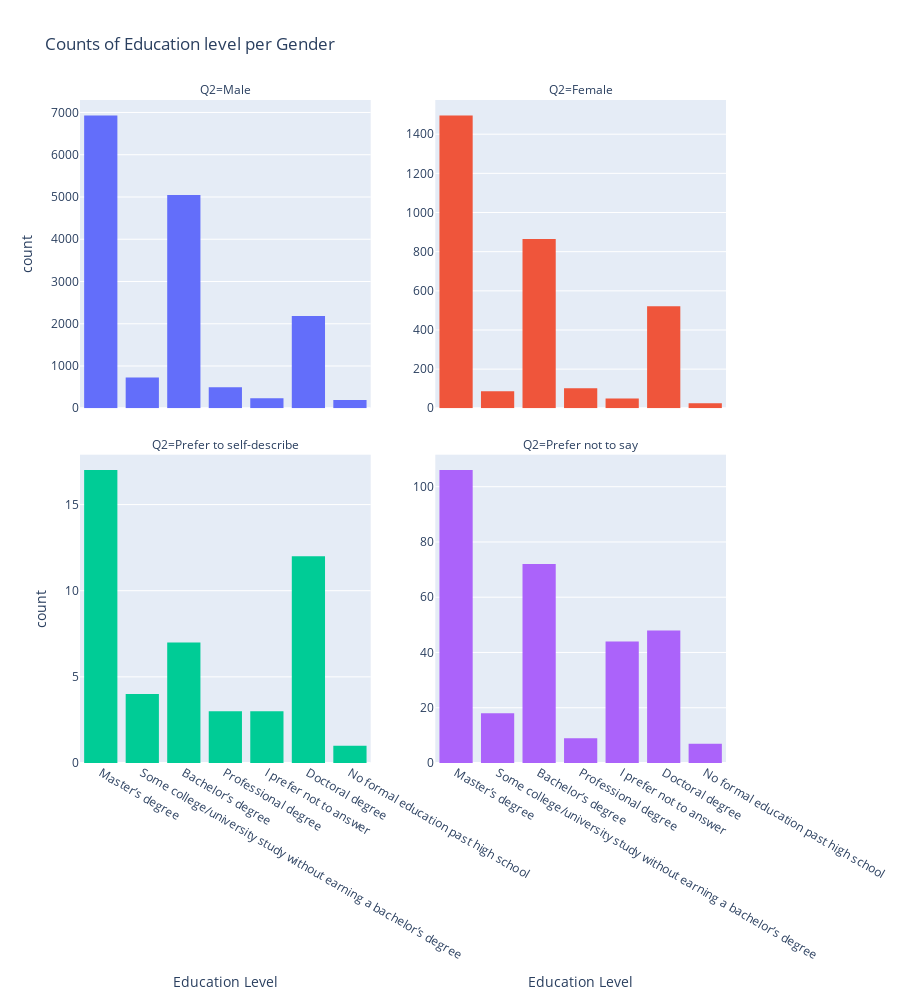

The notebook cell this image was saved under:
### Markdown cell above
Let's create another diagram showing the same information but across 4 different plots

### Code cell
fig = px.histogram(df, "Q4", 
                   facet_col="Q2", 
                   color="Q2",
                   title="Counts of Education level per Gender",
                   labels={"Q4": "Education Level"},
                   height=1000, 
                   facet_col_wrap=2, 
                   facet_col_spacing=0.1,
                   )
fig.update_layout(showlegend=False, xaxis={'categoryorder':'total descending'})
fig.update_yaxes(matches=None, showticklabels=True)
# fig.update_xaxes(showticklabels=True)
fig.show()

### Figure 1 — Plotly figure (JSON) as saved in the notebook; plotly's stock layout.template omitted (floating-point values rounded to 4 significant figures; data arrays with more than 128 entries replaced by an {"elided": "..."} marker saying what was removed)
{"data": [{"alignmentgroup": "True", "bingroup": "x", "hovertemplate": "Q2=Male<br>Education Level=%{x}<br>count=%{y}<extra></extra>", "legendgroup": "Male", "marker": {"color": "#636efa", "pattern": {"shape": ""}}, "name": "Male", "offsetgroup": "Male", "orientation": "v", "showlegend": true, "type": "histogram", "x": {"elided": "16138 str values"}, "xaxis": "x3", "yaxis": "y3"}, {"alignmentgroup": "True", "bingroup": "x", "hovertemplate": "Q2=Female<br>Education Level=%{x}<br>count=%{y}<extra></extra>", "legendgroup": "Female", "marker": {"color": "#EF553B", "pattern": {"shape": ""}}, "name": "Female", "offsetgroup": "Female", "orientation": "v", "showlegend": true, "type": "histogram", "x": {"elided": "3212 str values"}, "xaxis": "x4", "yaxis": "y4"}, {"alignmentgroup": "True", "bingroup": "x", "hovertemplate": "Q2=Prefer to self-describe<br>Education Level=%{x}<br>count=%{y}<extra></extra>", "legendgroup": "Prefer to self-describe", "marker": {"color": "#00cc96", "pattern": {"shape": ""}}, "name": "Prefer to self-describe", "offsetgroup": "Prefer to self-describe", "orientation": "v", "showlegend": true, "type": "histogram", "x": ["Doctoral degree", "Doctoral degree", "Professional degree", "Master’s degree", "Doctoral degree", "Bachelor’s degree", "Bachelor’s degree", "Master’s degree", "Doctoral degree", "Some college/university study without earning a bachelor’s degree", "Professional degree", "Master’s degree", "Master’s degree", "Bachelor’s degree", "Bachelor’s degree", "Doctoral degree", "Doctoral degree", "Master’s degree", "Master’s degree", "Doctoral degree", "Master’s degree", "Master’s degree", "I prefer not to answer", "I prefer not to answer", "Master’s degree", "Doctoral degree", null, "Master’s degree", "Doctoral degree", "Doctoral degree", "Doctoral degree", "Some college/university study without earning a bachelor’s degree", "I prefer not to answer", null, "Master’s degree", "Bachelor’s degree", "Bachelor’s degree", "Some college/university study without earning a bachelor’s degree", "Master’s degree", "Professional degree", "Master’s degree", "Master’s degree", "No formal education past high school", "Some college/university study without earning a bachelor’s degree", "Master’s degree", "Bachelor’s degree", "Doctoral degree", "Master’s degree", "Master’s degree"], "xaxis": "x", "yaxis": "y"}, {"alignmentgroup": "True", "bingroup": "x", "hovertemplate": "Q2=Prefer not to say<br>Education Level=%{x}<br>count=%{y}<extra></extra>", "legendgroup": "Prefer not to say", "marker": {"color": "#ab63fa", "pattern": {"shape": ""}}, "name": "Prefer not to say", "offsetgroup": "Prefer not to say", "orientation": "v", "showlegend": true, "type": "histogram", "x": {"elided": "318 str values"}, "xaxis": "x2", "yaxis": "y2"}], "layout": {"annotations": [{"font": {}, "showarrow": false, "text": "Q2=Prefer to self-describe", "x": 0.225, "xanchor": "center", "xref": "paper", "y": 0.465, "yanchor": "bottom", "yref": "paper"}, {"font": {}, "showarrow": false, "text": "Q2=Prefer not to say", "x": 0.775, "xanchor": "center", "xref": "paper", "y": 0.465, "yanchor": "bottom", "yref": "paper"}, {"font": {}, "showarrow": false, "text": "Q2=Male", "x": 0.225, "xanchor": "center", "xref": "paper", "y": 1.0, "yanchor": "bottom", "yref": "paper"}, {"font": {}, "showarrow": false, "text": "Q2=Female", "x": 0.775, "xanchor": "center", "xref": "paper", "y": 1.0, "yanchor": "bottom", "yref": "paper"}], "barmode": "relative", "height": 1000, "legend": {"title": {"text": "Q2"}, "tracegroupgap": 0}, "showlegend": false, "title": {"text": "Counts of Education level per Gender"}, "xaxis": {"anchor": "y", "categoryorder": "total descending", "domain": [0, 0.45], "title": {"text": "Education Level"}}, "xaxis2": {"anchor": "y2", "domain": [0.55, 1], "matches": "x", "title": {"text": "Education Level"}}, "xaxis3": {"anchor": "y3", "domain": [0, 0.45], "matches": "x", "showticklabels": false}, "xaxis4": {"anchor": "y4", "domain": [0.55, 1], "matches": "x", "showticklabels": false}, "yaxis": {"anchor": "x", "domain": [0, 0.465], "showticklabels": true, "title": {"text": "count"}}, "yaxis2": {"anchor": "x2", "domain": [0, 0.465], "showticklabels": true}, "yaxis3": {"anchor": "x3", "domain": [0.535, 1.0], "showticklabels": true, "title": {"text": "count"}}, "yaxis4": {"anchor": "x4", "domain": [0.535, 1.0], "showticklabels": true}}}
